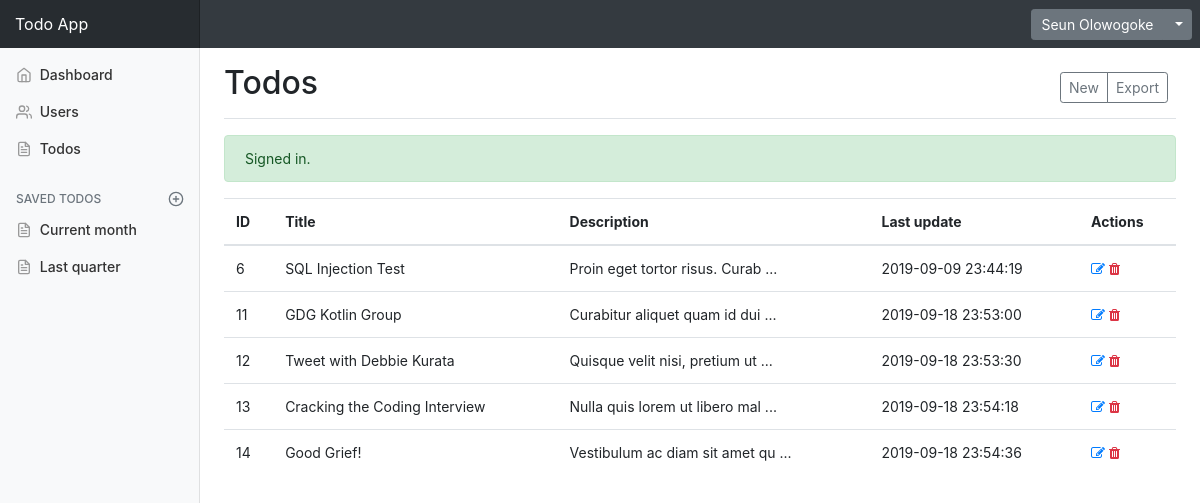
/todos/todo-list.php (signed in), run on the app's committed database.
### tables this page shows
CREATE TABLE `Todo` (
  `todo_id` int(11) NOT NULL,
  `title` varchar(255) DEFAULT NULL,
  `description` text,
  `created_at` datetime DEFAULT CURRENT_TIMESTAMP,
  `updated_at` datetime DEFAULT CURRENT_TIMESTAMP,
  `user_id` int(11) DEFAULT NULL
);

### todos/todo-list.php (the view, shortened to what this page needs)
<?php
  require_once '../db/pdo.php';
  if(isset($_SESSION['user_id'])) {
    $user_id = $_SESSION['user_id'];
  } else {
    header('Location: ../index.php');
    return;
  }
?>
<?php include_once '../includes/header.php'; ?>
  <main role="main" class="col-md-9 ml-sm-auto col-lg-10 pt-3 px-4">
    <div class="d-flex justify-content-between flex-wrap flex-md-nowrap align-items-center pb-2 mb-3 border-bottom">
      <h1 class="h2">Todos</h1>
      <div class="btn-toolbar mb-2 mb-md-0">
        <div class="btn-group mr-2">
          <a href="add.php" class="btn btn-sm btn-outline-secondary">New</a>
          <button class="btn btn-sm btn-outline-secondary">Export</button>
        </div>
      </div>
    </div>
    <div class="row">
      <div class="col-12">
      <?php
          if(isset($_SESSION['success'])) {
      ?>
          <div class='alert alert-success'><?= $_SESSION['success'] ?></div>
      <?php
          }
      ?>
      </div>
    </div>
    <div class="row">
    <div class="col-12">
        <table class="table table-hover">
          <thead>
            <tr>
              <th>ID</th>
              <th>Title</th>
              <th>Description</th>
              <th>Last update</th>
              <th>Actions</th>
            </tr>
          </thead>
          <tbody>
            <?php
              $stmt = $conn->query("SELECT * FROM todo WHERE user_id = '$user_id'");
              while($row = $stmt->fetch_assoc()) {
            ?>
                <tr>
                  <td><?= htmlentities($row["todo_id"]) ?></td>
                  <td><?= htmlentities($row["title"]) ?></td>
                  <td><?= substr(htmlentities($row["description"]), 0, 30) ?> ...</td>
                  <td><?= htmlentities($row["updated_at"]) ?></td>
                  <td>
                    <a href="edit.php?todo_id=<?= $row['todo_id']; ?>" class="text-primary" title="Edit" data-toggle="tooltip" data-original-title="Edit"><i class="fa fa-edit"></i></a>
                    <a href="delete.php?todo_id=<?= $row['todo_id']; ?>" class="text-danger" title="Delete" data-toggle="tooltip" data-original-title="Delete"><i class="fa fa-trash"></i></a>
                  </td>
                </tr>
              <?php } ?>
        </tbody>
      </table>
  </div>
</div>
<?php include_once '../includes/footer.php'; ?>

### includes/header.php (shortened to what this page needs)
<!DOCTYPE html>
<html lang="en">
<head>
  <link rel="stylesheet" href="https://stackpath.bootstrapcdn.com/bootstrap/4.3.1/css/bootstrap.min.css">
  <link rel="stylesheet" href="https://stackpath.bootstrapcdn.com/font-awesome/4.7.0/css/font-awesome.min.css">
  <link rel="stylesheet" href="<?= '/todoapp/css/dashboard.css' ?>">
</head>
  <body>
    <nav class="navbar navbar-dark sticky-top bg-dark flex-md-nowrap p-0">
      <a class="navbar-brand col-sm-3 col-md-2 mr-0" href="#">Todo App</a>
      <?php
      if(! isset($_SESSION['account'])) {
    ?>
      <ul class="navbar-nav px-3">
        <li class="nav-item text-nowrap">
          <a href="../login.php" class="nav-link" href="#">Sign in</a>
        </li>
      </ul>
        <?php } else { ?>
        <div class="dropdown mr-2">
        <div class="btn-group">
          <button class="btn btn-secondary btn-sm dropdown-toggle-split" type="button">
            <?= $_SESSION['account'] ?>
          </button>
          <button class="btn btn-secondary btn-sm dropdown-toggle" id="dropdownButton" data-toggle="dropdown" aria-haspopup="true" aria-expanded="false" type="button"><span class="sr-only">Toggle Dropdown</span></button>
        </div>
      </div>
      <?php } ?>
    </nav>
    <div class="container-fluid">
      <div class="row">
        <nav class="col-md-2 d-none d-md-block bg-light sidebar">
          <div class="sidebar-sticky">
            <ul class="nav flex-column">
              <li class="nav-item">
                <a class="nav-link" href="<?= '/todoapp/dashboard.php' ?>">
                  Dashboard <span class="sr-only">(current)</span>
                </a>
              </li>
              <li class="nav-item">
                <a class="nav-link" href="<?= '/todoapp/users/user-list.php' ?>">
                  Users
                </a>
              </li>
              <li class="nav-item">
                <a class="nav-link" href="<?= '/todoapp/todos/todo-list.php' ?>">
                  Todos
                </a>
              </li>
            </ul>
            <h6 class="sidebar-heading d-flex justify-content-between align-items-center px-3 mt-4 mb-1 text-muted">
              <span>Saved todos</span>
              <a class="d-flex align-items-center text-muted" href="#">
              </a>
            </h6>
            <ul class="nav flex-column mb-2">
              <li class="nav-item">
                <a class="nav-link" href="#">
                  Current month
                </a>
              </li>
              <li class="nav-item">
                <a class="nav-link" href="#">
                  Last quarter
                </a>
              </li>
            </ul>
          </div>
        </nav>

### includes/footer.php (shortened to what this page needs)
        </main>
      </div>
    </div>
  </body>
</html>

### css/dashboard.css (style rules this page uses)
body { font-size: .875rem; }
.feather { width: 16px; height: 16px; vertical-align: text-bottom; }
.sidebar { position: fixed; top: 0; bottom: 0; left: 0; z-index: 100; padding: 0; box-shadow: inset -1px 0 0 rgba(0, 0, 0, .1); }
.sidebar-sticky { position: -webkit-sticky; position: sticky; top: 48px; height: calc(100vh - 48px); padding-top: .5rem; overflow-x: hidden; overflow-y: auto; }
.sidebar .nav-link { font-weight: 500; color: #333; }
.sidebar .nav-link .feather { margin-right: 4px; color: #999; }
.sidebar-heading { font-size: .75rem; text-transform: uppercase; }
.navbar-brand { padding-top: .75rem; padding-bottom: .75rem; font-size: 1rem; background-color: rgba(0, 0, 0, .25); box-shadow: inset -1px 0 0 rgba(0, 0, 0, .25); }
.border-bottom { border-bottom: 1px solid #e5e5e5; }

### data on the page
todo: todo_id "6", title "SQL Injection Test", description "Proin eget tortor risus. Curab", updated_at "2019-09-09 23:44:19"
todo: todo_id "11", title "GDG Kotlin Group", description "Curabitur aliquet quam id dui", updated_at "2019-09-18 23:53:00"
todo: todo_id "12", title "Tweet with Debbie Kurata", description "Quisque velit nisi, pretium ut", updated_at "2019-09-18 23:53:30"
todo: todo_id "13", title "Cracking the Coding Interview", description "Nulla quis lorem ut libero mal", updated_at "2019-09-18 23:54:18"
todo: todo_id "14", title "Good Grief!", description "Vestibulum ac diam sit amet qu", updated_at "2019-09-18 23:54:36"

### other printed values
$_SESSION['account'] "Seun Olowogoke"
$_SESSION['success'] "Signed in."
